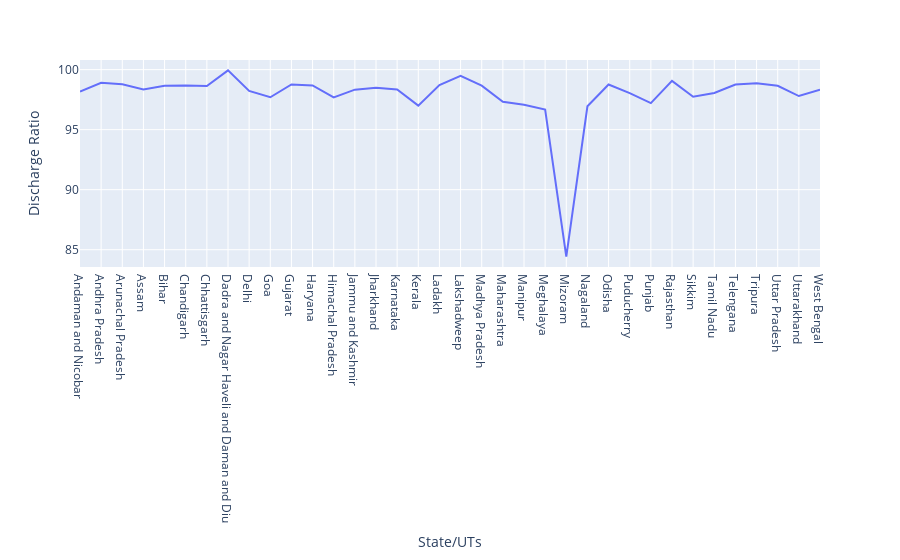

The code cell stored with this chart in its notebook:
### Code cell
px.line(data,
      'State/UTs',
      'Discharge Ratio',
       )

### Figure 1 — Plotly figure (JSON) as saved in the notebook; plotly's stock layout.template omitted (floating-point values rounded to 4 significant figures)
{"data": [{"hovertemplate": "State/UTs=%{x}<br>Discharge Ratio=%{y}<extra></extra>", "legendgroup": "", "line": {"color": "#636efa", "dash": "solid"}, "marker": {"symbol": "circle"}, "mode": "lines", "name": "", "orientation": "v", "showlegend": false, "type": "scatter", "x": ["Andaman and Nicobar", "Andhra Pradesh", "Arunachal Pradesh", "Assam", "Bihar", "Chandigarh", "Chhattisgarh", "Dadra and Nagar Haveli and Daman and Diu", "Delhi", "Goa", "Gujarat", "Haryana", "Himachal Pradesh", "Jammu and Kashmir", "Jharkhand", "Karnataka", "Kerala", "Ladakh", "Lakshadweep", "Madhya Pradesh", "Maharashtra", "Manipur", "Meghalaya", "Mizoram", "Nagaland", "Odisha", "Puducherry", "Punjab", "Rajasthan", "Sikkim", "Tamil Nadu", "Telengana", "Tripura", "Uttar Pradesh", "Uttarakhand", "West Bengal"], "xaxis": "x", "y": [98.18, 98.9, 98.78, 98.34, 98.66, 98.68, 98.63, 99.94, 98.23, 97.7, 98.76, 98.68, 97.69, 98.33, 98.49, 98.35, 97, 98.71, 99.48, 98.66, 97.32, 97.07, 96.67, 84.42, 96.95, 98.76, 98.04, 97.21, 99.06, 97.74, 98.05, 98.76, 98.87, 98.65, 97.8, 98.32], "yaxis": "y"}], "layout": {"legend": {"tracegroupgap": 0}, "margin": {"t": 60}, "xaxis": {"anchor": "y", "domain": [0, 1], "title": {"text": "State/UTs"}}, "yaxis": {"anchor": "x", "domain": [0, 1], "title": {"text": "Discharge Ratio"}}}}
